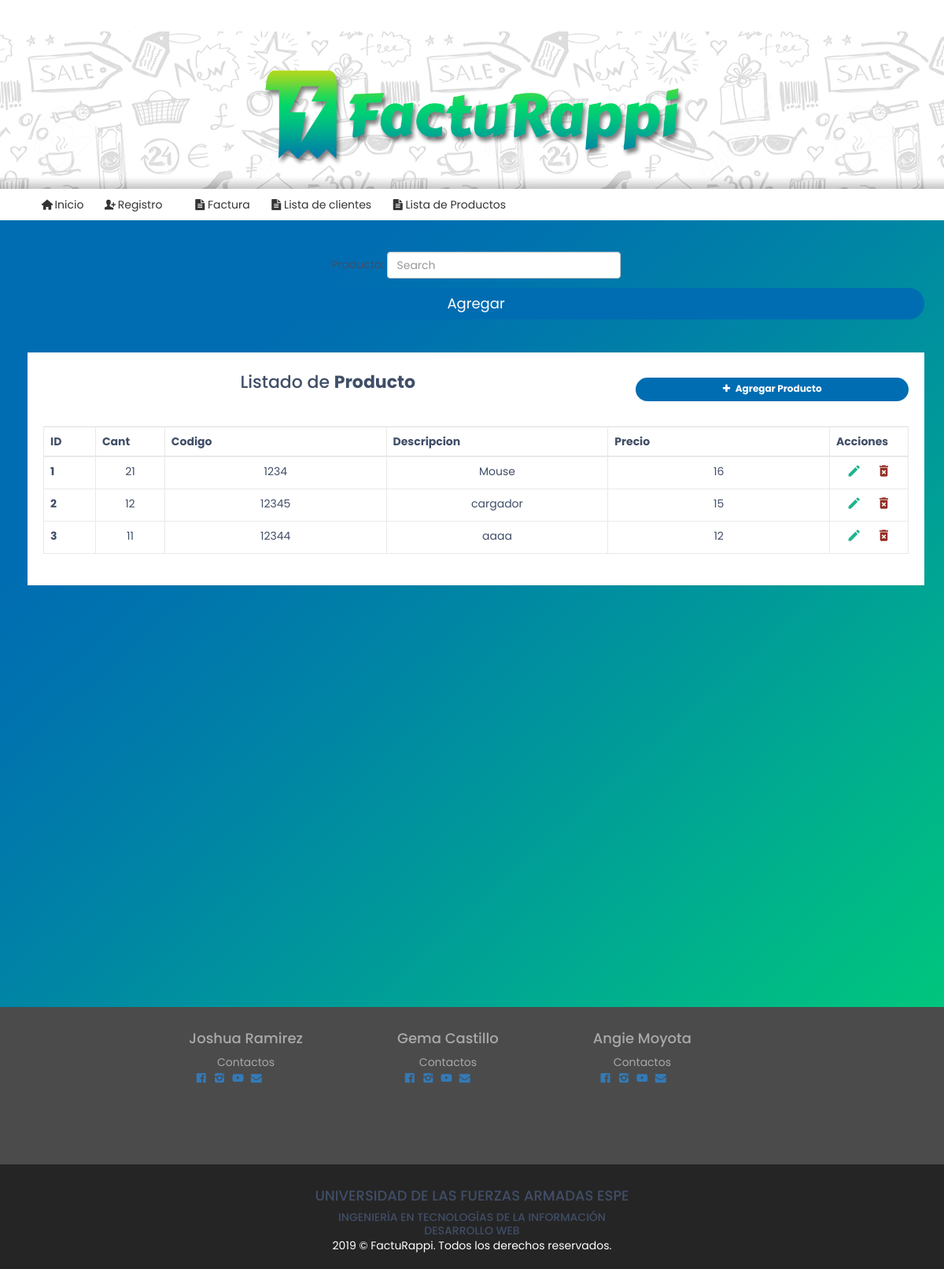
The page /CRUD/indexPro.php (signed in) on the database its author committed.
### tables this page shows
CREATE TABLE `producto` (
  `ID_PRO` int(11) NOT NULL,
  `NOMBRE_PRO` varchar(50) DEFAULT NULL,
  `CODIGO_PRO` int(11) DEFAULT NULL,
  `CANTIDAD_PRO` int(11) DEFAULT NULL,
  `PRECIO_PRO` float DEFAULT NULL
);

### CRUD/databasePro.php (called while the page is built, shortened)
<?php
class Database1{
    private $con;
    private $dbhost="localhost";
    private $dbuser="root";
    private $dbpass="";
    private $dbname="factura";
    public function connect_db(){
        $this->con = mysqli_connect($this->dbhost, $this->dbuser, $this->dbpass, $this->dbname);
    }
    public function read(){
        $sql = "SELECT id_pro, nombre_pro, codigo_pro, cantidad_pro, precio_pro FROM producto";
        $res = mysqli_query($this->con, $sql);
        return $res;
    }
}
?>

### CRUD/indexPro.php (the view, shortened to what this page needs)
<!DOCTYPE html>
<html lang="en">
<head>
<link rel="stylesheet" href="https://maxcdn.bootstrapcdn.com/font-awesome/4.7.0/css/font-awesome.min.css">
<link rel="stylesheet" href="https://maxcdn.bootstrapcdn.com/bootstrap/3.3.7/css/bootstrap.min.css">
<link rel="stylesheet" href="css/custom.css">
<link rel="stylesheet" type="text/css" href="css/estilos.css">
        <link rel="stylesheet" type="text/css" href="css/fontello.css">
</head>
<body><br><br>
    <header id="cabecera" style="background: url(img/banner.png)">
        <img src="img/logo.png" width="600">
    </header>
        <nav id="menu">
            <ul>
              <li><a class="icon-home" href="index.php">Inicio</a></li>
              <li class="icon-user-add">Registro <i class="fas fa-angle-down"></i>
              </li>
              <li><a class="icon-doc-text-inv" href="factura.php">Factura</a></li>
               <li><a class="icon-doc-text-inv" href="listaCliente.php">Lista de clientes</a></li>
               <li><a class="icon-doc-text-inv" href="indexPro.php">Lista de Productos</a></li>
            </ul>
        </nav>
<div id="contenido" style="background: url(img/backgroundblue.png)">
    <div class="container">
<br><br>
    	 <center> <form class="form-inline my-2 my-lg-0" method="POST" action="busqueda.php">
      <input class="form-control mr-sm-2" type="search" name="buscar" id="buscar" placeholder="Search" aria-label="Search">
      <button id="buscar" class="btn btn-outline-success my-2 my-sm-0" type="submit">Agregar</button>
    </form></center>
        <div class="table-wrapper " style="width: 100%;">
            <div class="table-title">
                <div class="row">
                    <div class="col-sm-8"><h2>Listado de  <b> Producto</b></h2></div>
                    <div class="col-sm-4">
                        <a href="createPro.php" class="btn btn-primary add-new"><i class="fa fa-plus"></i> Agregar Producto</a>
                    </div>
                </div>
            </div>
            <table class="table table-bordered " >
                <thead>
                    <tr>
                      <center>
                         <th style="width: 6%;">ID</th>
                         <th style="width: 8%;">Cant</th>
                         <th >Codigo</th>
                        <th>Descripcion</th>
                        <th>Precio</th>
                        <th>Acciones</th>
                        </center>
                    </tr>
                </thead>
				<?php
				include ('databasePro.php');
				$producto = new Database1();
				$listado=$producto->read();
				?>
                <tbody>
				<?php
					while ($row=mysqli_fetch_object($listado)){
					    $rowid=$row->id_pro;
						$nombre=$row->nombre_pro;
						$codigo=$row->codigo_pro;
						$cantidad=$row->cantidad_pro;
						$precio=$row->precio_pro;
				?>
					<tr>
					   <th><?php echo $rowid;?></th>
					    <td><?php echo $cantidad;?></td>
					    <td><?php echo $codigo;?></td>
                        <td><?php echo $nombre;?></td>
						<td><?php echo $precio;?></td>
						<td>
						    <a href="update.php?id=<?php echo $rowid;?>" class="edit" title="Editar" data-toggle="tooltip"><i class="material-icons" style="color:#20B38D">&#xE254;</i></a>
                            <a href="delete.php?id=<?php echo $rowid;?>"title="Eliminar" data-toggle="tooltip"><i class="material-icons" style="color:#922B21">delete_forever</i></a>
                        </td>
                    </tr>
                    <?php
					}
				?>
                </tbody>
            </table>
        </div>
    </div>
   </div>
        <footer>
            <div class="footer1">
                <div id="Joshua">
                    <h4>Joshua Ramirez</h4>
                    <p style="margin: 0px; text-align: center">Contactos</p>
                    <div class="social">
                    <a class="icon-facebook-official"></a>
                    <a class="icon-instagram"></a>
                    <a class="icon-youtube-play"></a>
                    <a class="icon-mail-alt"></a>
                    </div>
                </div>
                <div id="Gema">
                    <h4>Gema Castillo</h4>
                    <p style="margin: 0px; text-align: center">Contactos</p>
                    <div class="social">
                    <a class="icon-facebook-official"></a>
                    <a class="icon-instagram"></a>
                    <a class="icon-youtube-play"></a>
                    <a class="icon-mail-alt"></a>
                    </div>
                </div>
                <div id="Angie">
                    <h4>Angie Moyota</h4>
                    <p style="margin: 0px; text-align: center">Contactos</p>
                    <div class="social">
                    <a class="icon-facebook-official"></a>
                    <a class="icon-instagram"></a>
                    <a class="icon-youtube-play"></a>
                    <a class="icon-mail-alt"></a>
                    </div>
                </div>
            </div>
            <div class="footer2">
             <div id="UFAESPE">
                    <h4 style="text-align: center">UNIVERSIDAD DE LAS FUERZAS ARMADAS ESPE</h4>
                    <h5 style="text-align: center ; margin: 2px;">INGENIERÍA EN TECNOLOGÍAS DE LA INFORMACIÓN</h5>
                    <h5 style="text-align: center; margin: 0px;">DESARROLLO WEB</h5>
                </div>
                <p>2019 &copy; FactuRappi. Todos los derechos reservados.</p>
            </div>
        </footer>
</body>
</html>

### CRUD/css/custom.css (style rules this page uses)
body { color: #404E67; background-repeat: no-repeat; background-position: center; background-size: cover; width: 100%; height: 100%; font-family: 'Open Sans', sans-serif; }
.table-wrapper { width: 700px; margin: 30px auto; background: #fff; padding: 20px; box-shadow: 0 1px 1px rgba(0,0,0,.05); }
.table-title { padding-bottom: 10px; margin: 0 0 10px; }
.table-title h2 { margin: 6px 0 0; font-size: 22px; }
.table-title .add-new { float: right; height: 30px; font-weight: bold; font-size: 12px; text-shadow: none; min-width: 100px; border-radius: 50px; line-height: 13px; }
.table-title .add-new i { margin-right: 4px; }
table.table { table-layout: fixed; }
table.table tr th, table.table tr td { border-color: #e9e9e9; }
table.table th:last-child { width: 100px; }
table.table td a { cursor: pointer; display: inline-block; margin: 0 5px; min-width: 24px; }
table.table td a.edit { color: #FFC107; }
table.table td i { font-size: 19px; }

### CRUD/css/estilos.css (style rules this page uses)
* { box-sizing: border-box; }
html, body { margin: 0px; font-family: 'Poppins', sans-serif; }
#cabecera { display: flex; flex-direction: column; height: 200px; align-items: center; justify-content: center; text-align: center; padding: 0 2rem; background: url(img/banner.png); position: relative; margin: 0px; }
#menu ul { list-style: none; margin-bottom: 0px; margin-top: 0px; }
#menu ul li { color: #333; display: inline-block; padding: 1rem; position: relative; }
#menu ul li a { color: #333; text-decoration: none; }
#contenido { display: flex; flex-direction: column; height: 1000px; text-align: center; padding: 0 2rem; }
.footer1 { background: #4B4B4B; padding-top: 20px; padding-bottom: 20px; padding-left: 180px; padding-right: 100px; margin: 0px auto; width: 100%; height:200px; }
.footer1 #Joshua { color: #A9A9A9; float: left; padding-right: 60px; padding-left: 60px; }
.footer1 #Gema { color: #A9A9A9; float: left; padding-right: 60px; padding-left: 60px; }
.footer1 #Angie { float: left; padding-right: 60px; padding-left: 60px; color: #A9A9A9; }
.social { padding-left: 6px; }
.footer2 { background: #252525; padding-top: 20px; padding-bottom: 20px; padding-left: 40px; padding-right: 40px; margin: 0px auto; width: 100%; }
.footer2 p { margin: 0px; color: white; font-size: 14px; text-align: center }
.btn { width: 100%; background-color: #006db2; border: 2px solid #006db2; border-radius: 50px; color: #fff; padding: 5px; font-size: 18px; cursor: pointer; margin: 12px 0; font-family: 'Poppins', sans-serif; }
.btn { transition: all 0.5s ease; -webkit-transition: all 0.5s ease; -moz-transition: all 0.5s ease; }

### rows shown on the page
producto: ID_PRO "1", CANTIDAD_PRO "21", CODIGO_PRO "1234", NOMBRE_PRO "Mouse", PRECIO_PRO "16"
producto: ID_PRO "2", CANTIDAD_PRO "12", CODIGO_PRO "12345", NOMBRE_PRO "cargador", PRECIO_PRO "15"
producto: ID_PRO "3", CANTIDAD_PRO "11", CODIGO_PRO "12344", NOMBRE_PRO "aaaa", PRECIO_PRO "12"
